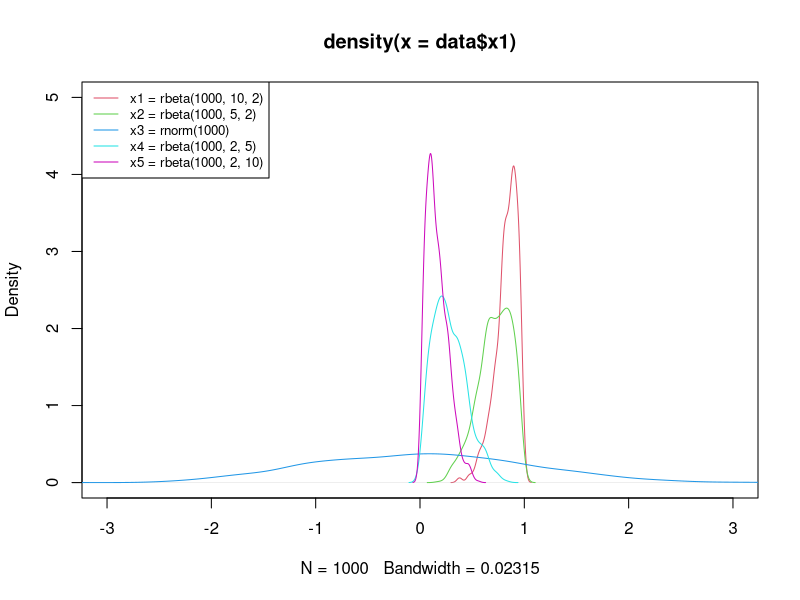
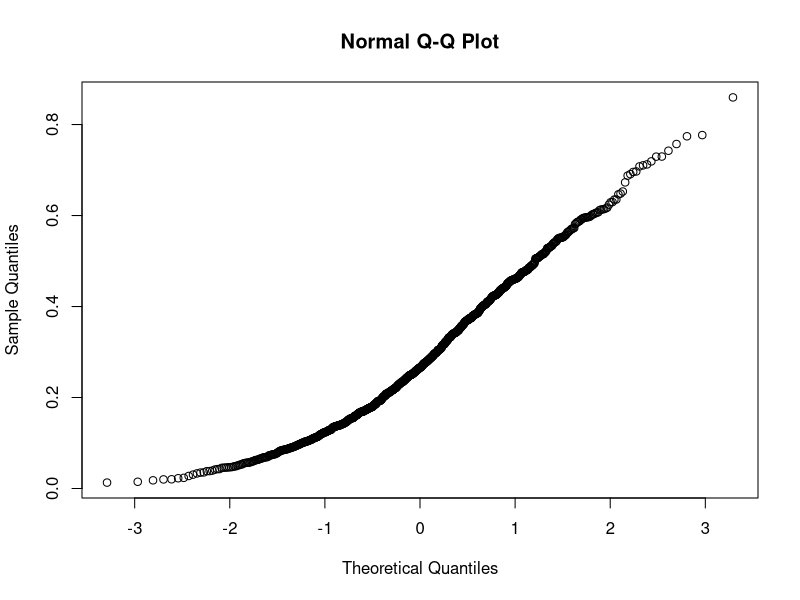
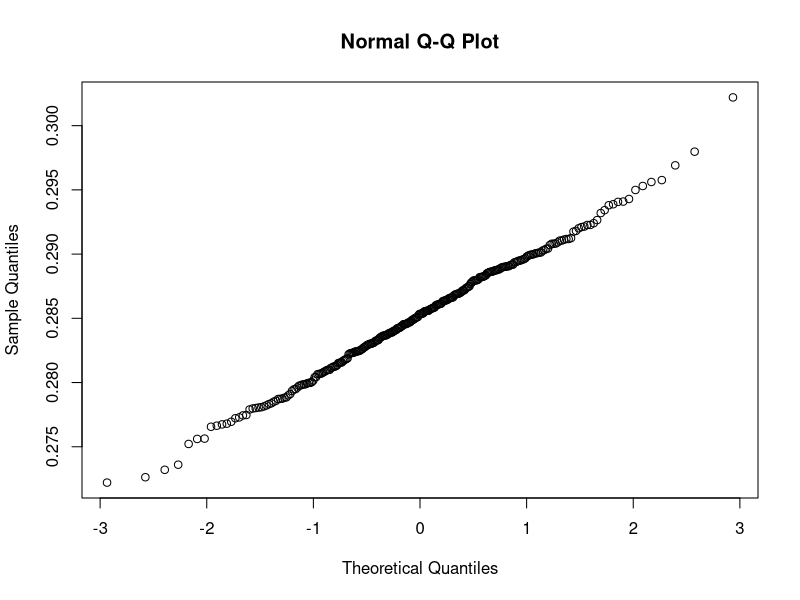
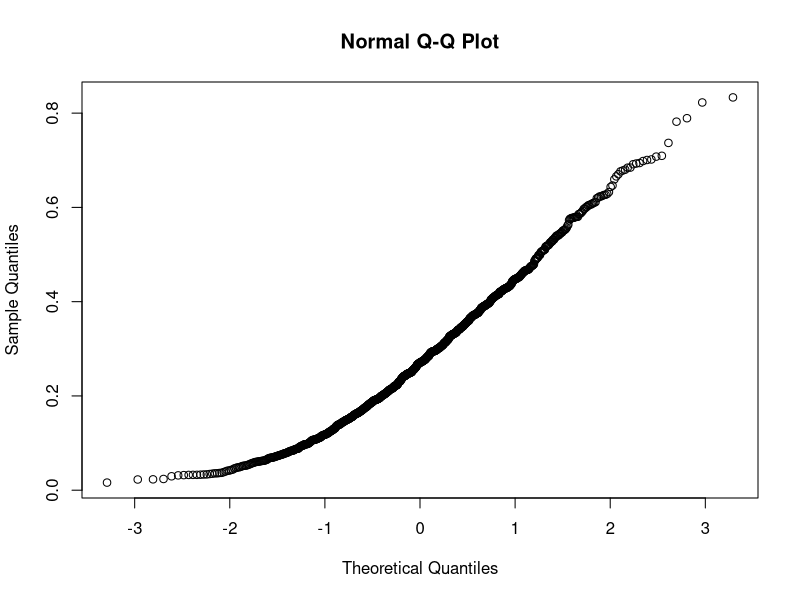
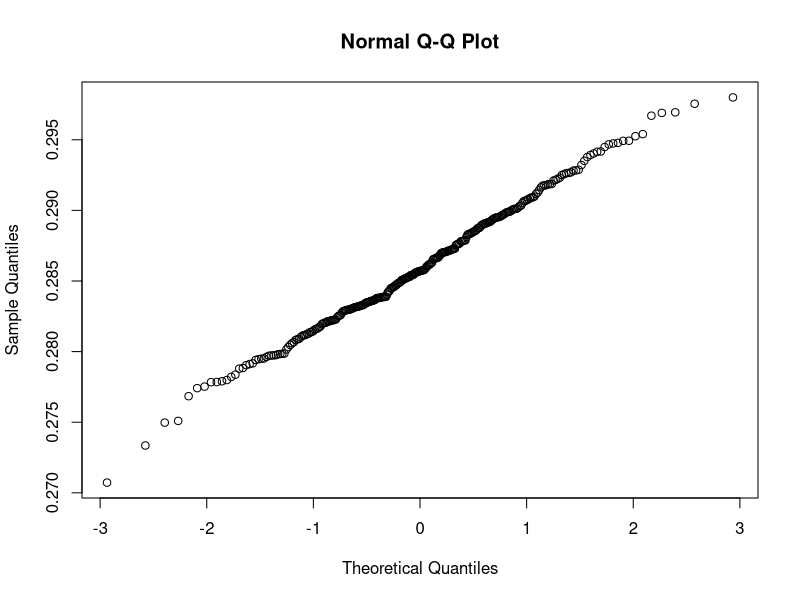
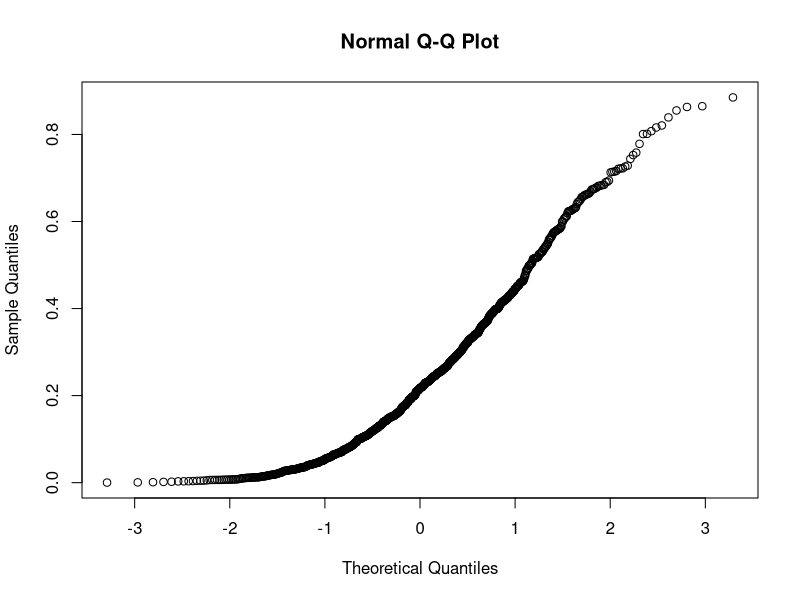
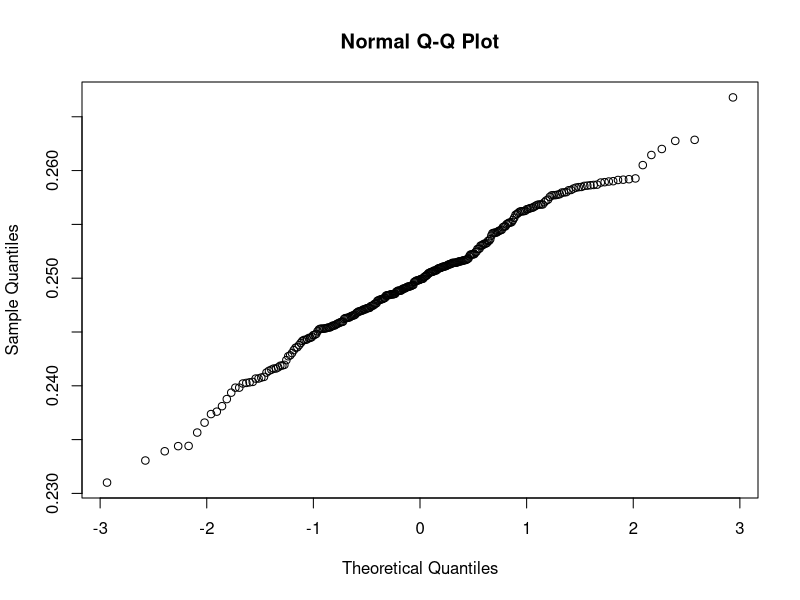
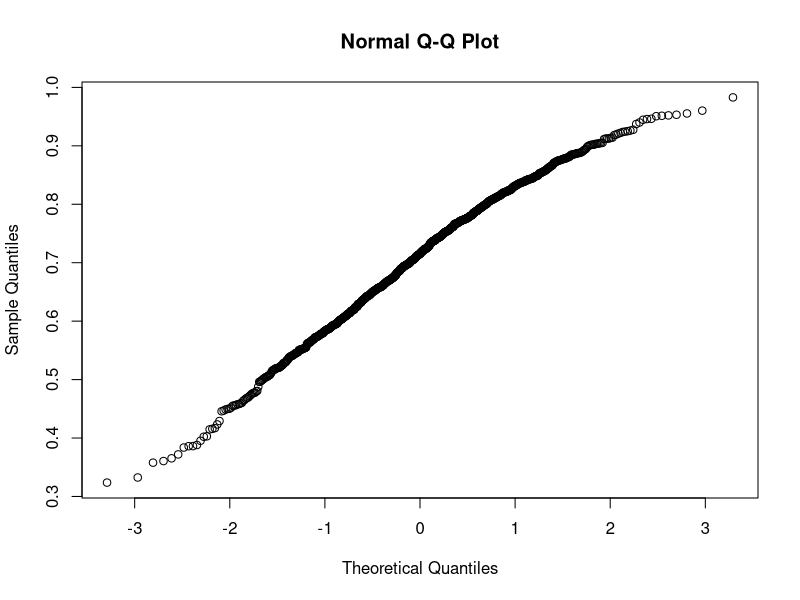

The R script that drew these images, in order:
## ---- chunk 1
knitr::opts_chunk$set(echo = TRUE)
## ---- chunk 2

# The following example was taken from: https://statisticsglobe.com/draw-normal-left-right-skewed-distributions-r

set.seed(35486)                    # Create random distributions
data <- data.frame(x1 = rbeta(1000, 10, 2),
                   x2 = rbeta(1000, 5, 2),
                   x3 = rnorm(1000),
                   x4 = rbeta(1000, 2, 5),
                   x5 = rbeta(1000, 2, 10))

head(data)                         # Print head of data
## ---- chunk 3
plot(density(data$x1), col = 2,    # Overlay all columns as densities
     xlim = c(- 3, 3),
     ylim = c(0, 5))
lines(density(data$x2), col = 3)

lines(density(data$x3), col = 4)
lines(density(data$x4), col = 5)
lines(density(data$x5), col = 6)
legend("topleft",                  # Add legend to plot
       legend = c("x1 = rbeta(1000, 10, 2)",
                  "x2 = rbeta(1000, 5, 2)",
                  "x3 = rnorm(1000)",
                  "x4 = rbeta(1000, 2, 5)",
                  "x5 = rbeta(1000, 2, 10)"),
       col = 2:6,
       lty = 1,
       cex = 0.8)

## ---- chunk 4

generate_dataset <- function() {
  result <- list()
  for (i in 1:300) {
    result[[i]] <- rbeta(1000, 2, 5)
  }
  return(result)
}

calculate_mean_values <- function(dataset) {
  result <- c()
  for (i in 1:300) {
    result <- c(result, mean(dataset[[i]]))
  }
  return(result)
}

random_samples <- generate_dataset()
mean_values <- calculate_mean_values(random_samples)

qqnorm(random_samples[[1]])
qqnorm(mean_values)

## ---- chunk 5

generate_dataset <- function(n = 300, m = 1000) {
  result <- list()
  for (i in 1:n) {
    result[[i]] <- rbeta(m,2,5)
  }
  return(result)
}

calculate_mean_values <- function(dataset) {
  result <- c()
  for (i in 1:length(dataset)) {
    result <- c(result, mean(dataset[[i]]))
  }
  return(result)
}

random_samples <- generate_dataset()
mean_values <- calculate_mean_values(random_samples)

qqnorm(random_samples[[1]])
qqnorm(mean_values)

## ---- chunk 6
generate_dataset <- function(n = 300, m = 1000, alpha=2, beta=5) {
  result <- list()
  for (i in 1:n) {
    result[[i]] <- rbeta(m, alpha, beta)
  }
  return(result)
}

calculate_mean_values <- function(dataset) {
  result <- c()
  for (i in 1:length(dataset)) {
    result <- c(result, mean(dataset[[i]]))
  }
  return(result)
}

random_samples_old_method <- generate_dataset() # still works
random_samples <- generate_dataset(300, 1000, 1, 3)

mean_values <- calculate_mean_values(random_samples)

qqnorm(random_samples[[1]])
qqnorm(mean_values)
## ---- chunk 7

generate_dataset <- function(n = 300, m = 1000, func=rbeta, ...) {
  result <- list()
  for (i in 1:n) {
    result[[i]] <- func(m, ...)
  }
  return(result)
}

calculate_mean_values <- function(dataset) {
  result <- c()
  for (i in 1:length(dataset)) {
    result <- c(result, mean(dataset[[i]]))
  }
  return(result)
}

random_samples <- generate_dataset(300, 1000, rbeta, 10, 4)
mean_values <- calculate_mean_values(random_samples)

qqnorm(random_samples[[1]])
qqnorm(mean_values)

## ---- chunk 8
generate_dataset <- function(n = 300, m = 1000, func=rbeta, ...) {
  result <- list()
  for (i in 1:n) {
    result[[i]] <- func(m, ...)
  }
  return(result)
}
## ---- chunk 9

calculate_mean_values <- function(dataset) {
  result <- c()
  for (i in 1:length(dataset)) {
    result <- c(result, mean(dataset[[i]]))
  }
  return(result)
}

## ---- chunk 10
random_samples_beta <- generate_dataset(800, 1000, rbeta, 10, 2)
random_samples_unif <- generate_dataset(800, 1000, runif)

mean_values_beta <- calculate_mean_values(random_samples_beta)
mean_values_unif <- calculate_mean_values(random_samples_unif)
## ---- chunk 11

plot(density(random_samples_beta[[1]]), main="rbeta(10,2) vs runif")
lines(density(random_samples_unif[[1]]), col="red")
## ---- chunk 12

plot(density(mean_values_beta), main="means of rbeta(10,2)")
plot(density(mean_values_unif), col="red", main="means of runif")

## ---- chunk 13
 
qqnorm(mean_values_beta, main="beta distribution means")
qqline(mean_values_beta)

qqnorm(mean_values_unif, main="uniform distribution means")
qqline(mean_values_unif)
## ---- chunk 14
random_samples_beta2 <- generate_dataset(20, 20, rbeta, 10, 2)
random_samples_unif2 <- generate_dataset(20, 20, runif)

mean_values_beta2 <- calculate_mean_values(random_samples_beta2)
mean_values_unif2 <- calculate_mean_values(random_samples_unif2)

qqnorm(mean_values_beta2, main="beta distribution means")
qqline(mean_values_beta2)

qqnorm(mean_values_unif2, main="uniform distribution means")
qqline(mean_values_unif2)

## ---- chunk 15

random_number_generators <- c("runif", "rnorm", "rt,20", "rbeta,4,12")

# rng is an abbreviation for random number generator
for (generator_name in random_number_generators) {
  rng_command_with_args <- strsplit(generator_name, ",")[[1]]
  rng_command_name <- rng_command_with_args[1]
  rng_command <- get(rng_command_name)
  rng_args <- as.numeric(rng_command_with_args[-1])
  
  gen_dataset_arguments <- c(list(n=1000, m=200, func=rng_command ), as.list(rng_args))
  random_samples <- do.call(generate_dataset, gen_dataset_arguments)

  qqnorm(random_samples[[1]], main=paste("number generator distribution", rng_command_name))
  qqline(random_samples[[1]])
  
  mean_values <- calculate_mean_values(random_samples)

  qqnorm(mean_values, main=paste("distribution of means of", rng_command_name))
  qqline(mean_values)
}
